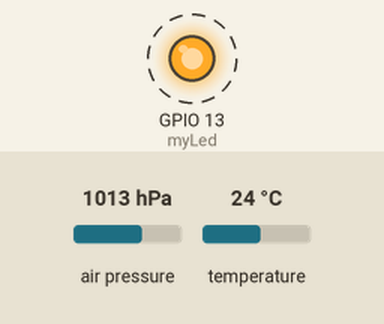
This sketch was run on a simulated ESP8266 (NodeMCU). On the bench: output pins drawn as LEDs (lit = HIGH). Wiring (inferred from the names in the program): BMP280 pressure sensor at I2C address 0x76. Dashed ring = blinking. The test bench sets the inputs (shaded band); at power-on: air pressure 1013 hPa, temperature 24 °C. WiFi joins after 1.5 s; servers stay silent unless stated; what the sketch prints to the serial monitor is not drawn.

Above: at 12.9 s.
Timing chart, 0 to 15.6 s (numbered marks = the images above):
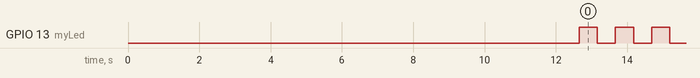

Measured:
- by itself, GPIO 13 (myLed): alternates HIGH for 0.51 s and LOW for 0.51 s

The sketch:

BMP280_ESP8266.ino
```cpp
// (licence header left out)
#include "Wire.h"
//#include <i2c_t3.h>
#include <SPI.h>
#include <ESP8266WiFi.h>
#include <ESP8266WebServer.h>

ADC_MODE(ADC_VCC); // to use getVcc

// BMP280 registers
#define BMP280_TEMP_XLSB  0xFC
#define BMP280_TEMP_LSB   0xFB
#define BMP280_TEMP_MSB   0xFA
#define BMP280_PRESS_XLSB 0xF9
#define BMP280_PRESS_LSB  0xF8
#define BMP280_PRESS_MSB  0xF7
#define BMP280_CONFIG     0xF5
#define BMP280_CTRL_MEAS  0xF4
#define BMP280_STATUS     0xF3
#define BMP280_RESET      0xE0
#define BMP280_ID         0xD0  // should be 0x58
#define BMP280_CALIB00    0x88


#define BMP280_ADDRESS           0x76   // Address of BMP280 altimeter when ADO = 0

#define SerialDebug true  // set to true to get Serial output for debugging

enum Posr {
  P_OSR_00 = 0,  // no op
  P_OSR_01,
  P_OSR_02,
  P_OSR_04,
  P_OSR_08,
  P_OSR_16
};

enum Tosr {
  T_OSR_00 = 0,  // no op
  T_OSR_01,
  T_OSR_02,
  T_OSR_04,
  T_OSR_08,
  T_OSR_16
};

enum IIRFilter {
  full = 0,  // bandwidth at full sample rate
  BW0_223ODR,
  BW0_092ODR,
  BW0_042ODR,
  BW0_021ODR // bandwidth at 0.021 x sample rate
};

enum Mode {
  BMP280Sleep = 0,
  forced,
  forced2,
  normal
};

enum SBy {
  t_00_5ms = 0,
  t_62_5ms,
  t_125ms,
  t_250ms,
  t_500ms,
  t_1000ms,
  t_2000ms,
  t_4000ms,
};

// Specify BMP280 configuration
uint8_t Posr = P_OSR_16, Tosr = T_OSR_02, Mode = normal, IIRFilter = BW0_042ODR, SBy = t_62_5ms;     // set pressure amd temperature output data rate
// t_fine carries fine temperature as global value for BMP280
int32_t t_fine;

// Pin definitions
int myLed     = 13;  // LED on the Teensy 3.1

// BMP280 compensation parameters
uint16_t dig_T1, dig_P1;
int16_t  dig_T2, dig_T3, dig_P2, dig_P3, dig_P4, dig_P5, dig_P6, dig_P7, dig_P8, dig_P9;
double Temperature, Pressure; // stores BMP280 pressures sensor pressure and temperature
int32_t rawPress, rawTemp;   // pressure and temperature raw count output for BMP280

int16_t tempCount, rawPressure, rawTemperature;   // pressure, temperature raw count output
float   temperature, pressure, altitude; // Stores the MPU9250 internal chip temperature in degrees Celsius

uint32_t delt_t = 0, count = 0, sumCount = 0;  // used to control display output rate

const char* ssid     = "yourSSID";
const char* password = "yourpassword";

ESP8266WebServer server(80);

String webString="";     // String to display
// Generally, you should use "unsigned long" for variables that hold time
unsigned long previousMillis = 0;        // will store last temp was read
const long interval = 2000;              // interval at which to read sensor

void handle_root() {
  server.send(200, "text/plain", "Hello from the weather esp8266, read from /temp or /pressure");
  delay(100);
}

void setup()
{

  Serial.begin(115200);
  delay(5000);

  // Setup for Master mode, pins 18/19, external pullups, 400kHz for Teensy 3.1
 //  Wire.begin(I2C_MASTER, 0x00, I2C_PINS_16_17, I2C_PULLUP_EXT, I2C_RATE_400);
   Wire.begin(0,2); // SDA (0), SCL (2) on ESP8266

   // Set up the interrupt pin, its set as active high, push-pull
  pinMode(myLed, OUTPUT);
  digitalWrite(myLed, LOW);

  I2Cscan(); // should detect BMP280 at 0x76

   // Read the WHO_AM_I register of the BMP280 this is a good test of communication
  byte f = readByte(BMP280_ADDRESS, BMP280_ID);  // Read WHO_AM_I register for BMP280
  Serial.print("BMP280 ");
  Serial.print("I AM ");
  Serial.print(f, HEX);
  Serial.print(" I should be ");
  Serial.println(0x58, HEX);
  Serial.println(" ");

  delay(1000);

  writeByte(BMP280_ADDRESS, BMP280_RESET, 0xB6); // reset BMP280 before initilization
  delay(100);

  BMP280Init(); // Initialize BMP280 altimeter
  Serial.println("Calibration coeficients:");
  Serial.print("dig_T1 =");
  Serial.println(dig_T1);
  Serial.print("dig_T2 =");
  Serial.println(dig_T2);
  Serial.print("dig_T3 =");
  Serial.println(dig_T3);
  Serial.print("dig_P1 =");
  Serial.println(dig_P1);
  Serial.print("dig_P2 =");
  Serial.println(dig_P2);
  Serial.print("dig_P3 =");
  Serial.println(dig_P3);
  Serial.print("dig_P4 =");
  Serial.println(dig_P4);
  Serial.print("dig_P5 =");
  Serial.println(dig_P5);
  Serial.print("dig_P6 =");
  Serial.println(dig_P6);
  Serial.print("dig_P7 =");
  Serial.println(dig_P7);
  Serial.print("dig_P8 =");
  Serial.println(dig_P8);
  Serial.print("dig_P9 =");
  Serial.println(dig_P9);

  delay(1000);

  // Get some information abut the ESP8266

  uint32_t freeheap = ESP.getFreeHeap();
  Serial.print("Free Heap Size = "); Serial.println(freeheap);
  uint32_t chipID = ESP.getChipId();
  Serial.print("ESP8266 chip ID = "); Serial.println(chipID);
  uint32_t flashChipID = ESP.getFlashChipId();
  Serial.print("ESP8266 flash chip ID = "); Serial.println(flashChipID);
  uint32_t flashChipSize = ESP.getFlashChipSize();
  Serial.print("ESP8266 flash chip size = "); Serial.print(flashChipSize); Serial.println(" bytes");
  uint32_t flashChipSpeed = ESP.getFlashChipSpeed();
  Serial.print("ESP8266 flash chip speed = "); Serial.print(flashChipSpeed); Serial.println(" Hz");
  uint32_t getVcc = ESP.getVcc();
  Serial.print("ESP8266 supply voltage = "); Serial.print(getVcc); Serial.println(" volts");
  delay(4000); // give some time to read the screen

  // Connect to WiFi network
  WiFi.begin(ssid, password);
  Serial.print("\n\r \n\rWorking to connect");

  // Wait for connection
  while (WiFi.status() != WL_CONNECTED) {
    delay(500);
    Serial.print(".");
  }
  Serial.println("");
  Serial.println("DHT Weather Reading Server");
  Serial.print("Connected to ");
  Serial.println(ssid);
  Serial.print("IP address: ");
  Serial.println(WiFi.localIP());

  server.on("/", handle_root);

  server.on("/temp", [](){  // if you add this subdirectory to your webserver call, you get text below :)
    rawTemp =   readBMP280Temperature();
    temperature = (float) bmp280_compensate_T(rawTemp)*10.; // temperature in milliCentigrade
    webString="Temperature: "+String((int)temperature)+" milliC";   // Arduino has a hard time with float to string
    server.send(200, "text/plain", webString);                 // send to someones browser when asked
  });

  server.on("/pressure", [](){  // if you add this subdirectory to your webserver call, you get text below :)
    rawPress =  readBMP280Pressure();
    pressure = (float) bmp280_compensate_P(rawPress)/25.600; // Pressure in microbar
    webString="Pressure: "+String((int)pressure)+" microBar";
    server.send(200, "text/plain", webString);               // send to someones browser when asked
  });

  server.begin();
  Serial.println("HTTP server started");
}


void loop()
{


   // Serial print and/or display at 0.5 s rate independent of data rates
    delt_t = millis() - count;
    if (delt_t > 500) { // update LCD once per half-second independent of read rate

    rawPress =  readBMP280Pressure();
    pressure = (float) bmp280_compensate_P(rawPress)/25600.; // Pressure in mbar
    rawTemp =   readBMP280Temperature();
    temperature = (float) bmp280_compensate_T(rawTemp)/100.;

      Serial.println("BMP280:");
      Serial.print("Altimeter temperature = ");
      Serial.print( temperature, 2);
      Serial.println(" C"); // temperature in degrees Celsius
      Serial.print("Altimeter temperature = ");
      Serial.print(9.*temperature/5. + 32., 2);
      Serial.println(" F"); // temperature in degrees Fahrenheit
      Serial.print("Altimeter pressure = ");
      Serial.print(pressure, 2);
      Serial.println(" mbar");// pressure in millibar
 //     altitude = 145366.45f*(1.0f - pow((pressure/1013.25f), 0.190284f));
 //     Serial.print("Altitude = ");
 //     Serial.print(altitude, 2);
 //     Serial.println(" feet");
      Serial.println(" ");

    digitalWrite(myLed, !digitalRead(myLed));
    count = millis();
    }


 server.handleClient();

}

//===================================================================================================================
//====== Set of useful function to access acceleration. gyroscope, magnetometer, and temperature data
//===================================================================================================================
int32_t readBMP280Temperature()
{
  uint8_t rawData[3];  // 20-bit pressure register data stored here
  readBytes(BMP280_ADDRESS, BMP280_TEMP_MSB, 3, &rawData[0]);
  return (int32_t) (((int32_t) rawData[0] << 16 | (int32_t) rawData[1] << 8 | rawData[2]) >> 4);
}

int32_t readBMP280Pressure()
{
  uint8_t rawData[3];  // 20-bit pressure register data stored here
  readBytes(BMP280_ADDRESS, BMP280_PRESS_MSB, 3, &rawData[0]);
  return (int32_t) (((int32_t) rawData[0] << 16 | (int32_t) rawData[1] << 8 | rawData[2]) >> 4);
}

void BMP280Init()
{
  // Configure the BMP280
  // Set T and P oversampling rates and sensor mode
  writeByte(BMP280_ADDRESS, BMP280_CTRL_MEAS, Tosr << 5 | Posr << 2 | Mode);
  // Set standby time interval in normal mode and bandwidth
  writeByte(BMP280_ADDRESS, BMP280_CONFIG, SBy << 5 | IIRFilter << 2);
  // Read and store calibration data
  uint8_t calib[24];
  readBytes(BMP280_ADDRESS, BMP280_CALIB00, 24, &calib[0]);
  dig_T1 = (uint16_t)(((uint16_t) calib[1] << 8) | calib[0]);
  dig_T2 = ( int16_t)((( int16_t) calib[3] << 8) | calib[2]);
  dig_T3 = ( int16_t)((( int16_t) calib[5] << 8) | calib[4]);
  dig_P1 = (uint16_t)(((uint16_t) calib[7] << 8) | calib[6]);
  dig_P2 = ( int16_t)((( int16_t) calib[9] << 8) | calib[8]);
  dig_P3 = ( int16_t)((( int16_t) calib[11] << 8) | calib[10]);
  dig_P4 = ( int16_t)((( int16_t) calib[13] << 8) | calib[12]);
  dig_P5 = ( int16_t)((( int16_t) calib[15] << 8) | calib[14]);
  dig_P6 = ( int16_t)((( int16_t) calib[17] << 8) | calib[16]);
  dig_P7 = ( int16_t)((( int16_t) calib[19] << 8) | calib[18]);
  dig_P8 = ( int16_t)((( int16_t) calib[21] << 8) | calib[20]);
  dig_P9 = ( int16_t)((( int16_t) calib[23] << 8) | calib[22]);
}

// Returns temperature in DegC, resolution is 0.01 DegC. Output value of
// “5123” equals 51.23 DegC.
int32_t bmp280_compensate_T(int32_t adc_T)
{
  int32_t var1, var2, T;
  var1 = ((((adc_T >> 3) - ((int32_t)dig_T1 << 1))) * ((int32_t)dig_T2)) >> 11;
  var2 = (((((adc_T >> 4) - ((int32_t)dig_T1)) * ((adc_T >> 4) - ((int32_t)dig_T1))) >> 12) * ((int32_t)dig_T3)) >> 14;
  t_fine = var1 + var2;
  T = (t_fine * 5 + 128) >> 8;
  return T;
}

// Returns pressure in Pa as unsigned 32 bit integer in Q24.8 format (24 integer bits and 8
//fractional bits).
//Output value of “24674867” represents 24674867/256 = 96386.2 Pa = 963.862 hPa
uint32_t bmp280_compensate_P(int32_t adc_P)
{
  long long var1, var2, p;
  var1 = ((long long)t_fine) - 128000;
  var2 = var1 * var1 * (long long)dig_P6;
  var2 = var2 + ((var1*(long long)dig_P5)<<17);
  var2 = var2 + (((long long)dig_P4)<<35);
  var1 = ((var1 * var1 * (long long)dig_P3)>>8) + ((var1 * (long long)dig_P2)<<12);
  var1 = (((((long long)1)<<47)+var1))*((long long)dig_P1)>>33;
  if(var1 == 0)
  {
    return 0;
    // avoid exception caused by division by zero
  }
  p = 1048576 - adc_P;
  p = (((p<<31) - var2)*3125)/var1;
  var1 = (((long long)dig_P9) * (p>>13) * (p>>13)) >> 25;
  var2 = (((long long)dig_P8) * p)>> 19;
  p = ((p + var1 + var2) >> 8) + (((long long)dig_P7)<<4);
  return (uint32_t)p;
}

// simple function to scan for I2C devices on the bus
void I2Cscan()
{
    // scan for i2c devices
  byte error, address;
  int nDevices;

  Serial.println("Scanning...");

  nDevices = 0;
  for(address = 1; address < 127; address++ )
  {
    // The i2c_scanner uses the return value of
    // the Write.endTransmisstion to see if
    // a device did acknowledge to the address.
    Wire.beginTransmission(address);
    error = Wire.endTransmission();

    if (error == 0)
    {
      Serial.print("I2C device found at address 0x");
      if (address<16)
        Serial.print("0");
      Serial.print(address,HEX);
      Serial.println("  !");

      nDevices++;
    }
    else if (error==4)
    {
      Serial.print("Unknow error at address 0x");
      if (address<16)
        Serial.print("0");
      Serial.println(address,HEX);
    }
  }
  if (nDevices == 0)
    Serial.println("No I2C devices found\n");
  else
    Serial.println("done\n");
}


// I2C read/write functions for the BMP280 sensors

        void writeByte(uint8_t address, uint8_t subAddress, uint8_t data)
{
	Wire.beginTransmission(address);  // Initialize the Tx buffer
	Wire.write(subAddress);           // Put slave register address in Tx buffer
	Wire.write(data);                 // Put data in Tx buffer
	Wire.endTransmission();           // Send the Tx buffer
}

        uint8_t readByte(uint8_t address, uint8_t subAddress)
{
	uint8_t data; // `data` will store the register data
	Wire.beginTransmission(address);         // Initialize the Tx buffer
	Wire.write(subAddress);	                 // Put slave register address in Tx buffer
//	Wire.endTransmission(I2C_NOSTOP);        // Send the Tx buffer, but send a restart to keep connection alive
	Wire.endTransmission(false);             // Send the Tx buffer, but send a restart to keep connection alive
	Wire.requestFrom(address, 1);  // Read one byte from slave register address
//	Wire.requestFrom(address, (size_t) 1);   // Read one byte from slave register address
	data = Wire.read();                      // Fill Rx buffer with result
	return data;                             // Return data read from slave register
}

        void readBytes(uint8_t address, uint8_t subAddress, uint8_t count, uint8_t * dest)
{
	Wire.beginTransmission(address);   // Initialize the Tx buffer
	Wire.write(subAddress);            // Put slave register address in Tx buffer
//	Wire.endTransmission(I2C_NOSTOP);  // Send the Tx buffer, but send a restart to keep connection alive
	Wire.endTransmission(false);       // Send the Tx buffer, but send a restart to keep connection alive
	uint8_t i = 0;
        Wire.requestFrom(address, count);  // Read bytes from slave register address
//        Wire.requestFrom(address, (size_t) count);  // Read bytes from slave register address
	while (Wire.available()) {
        dest[i++] = Wire.read(); }         // Put read results in the Rx buffer
}
```
